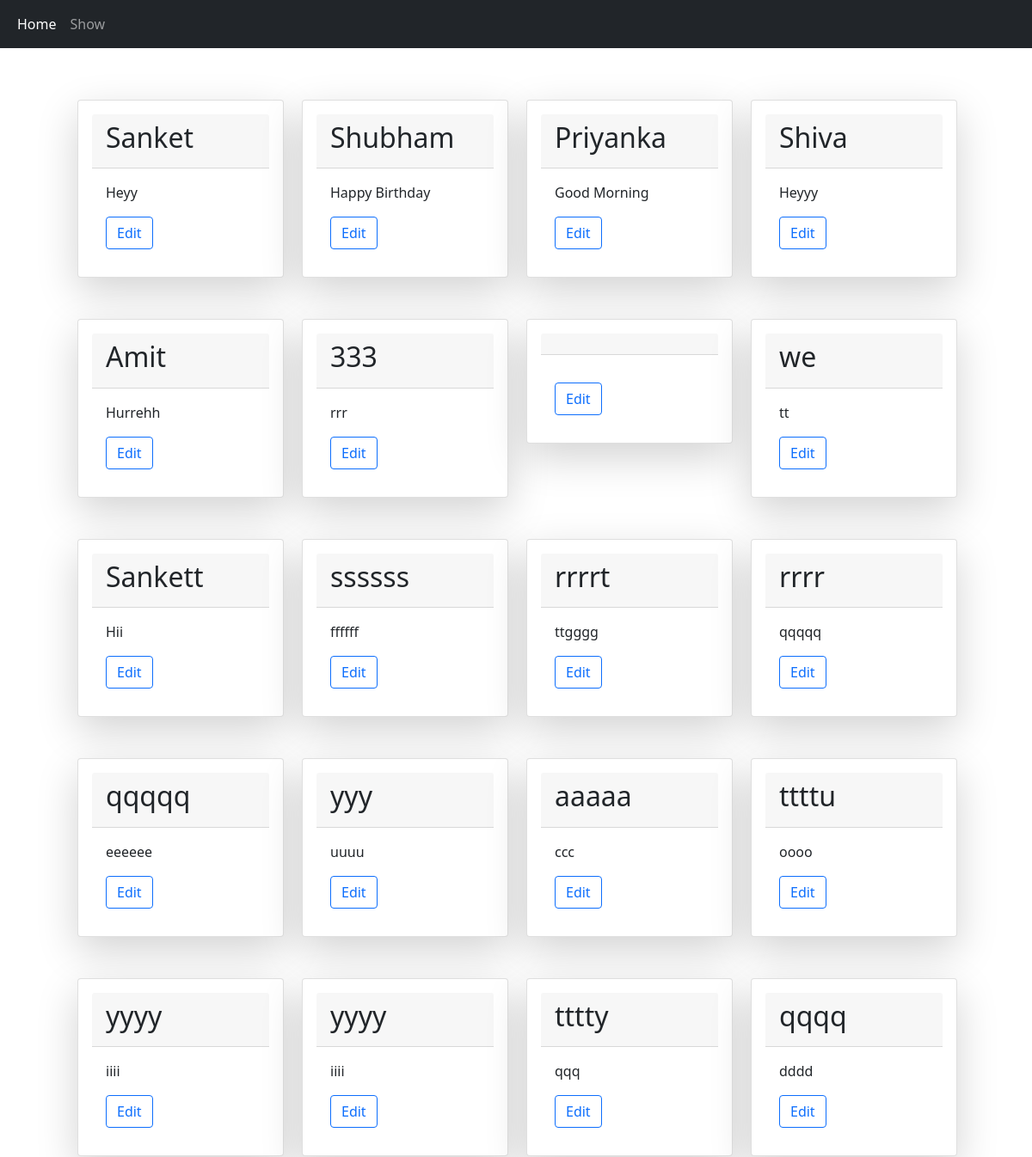
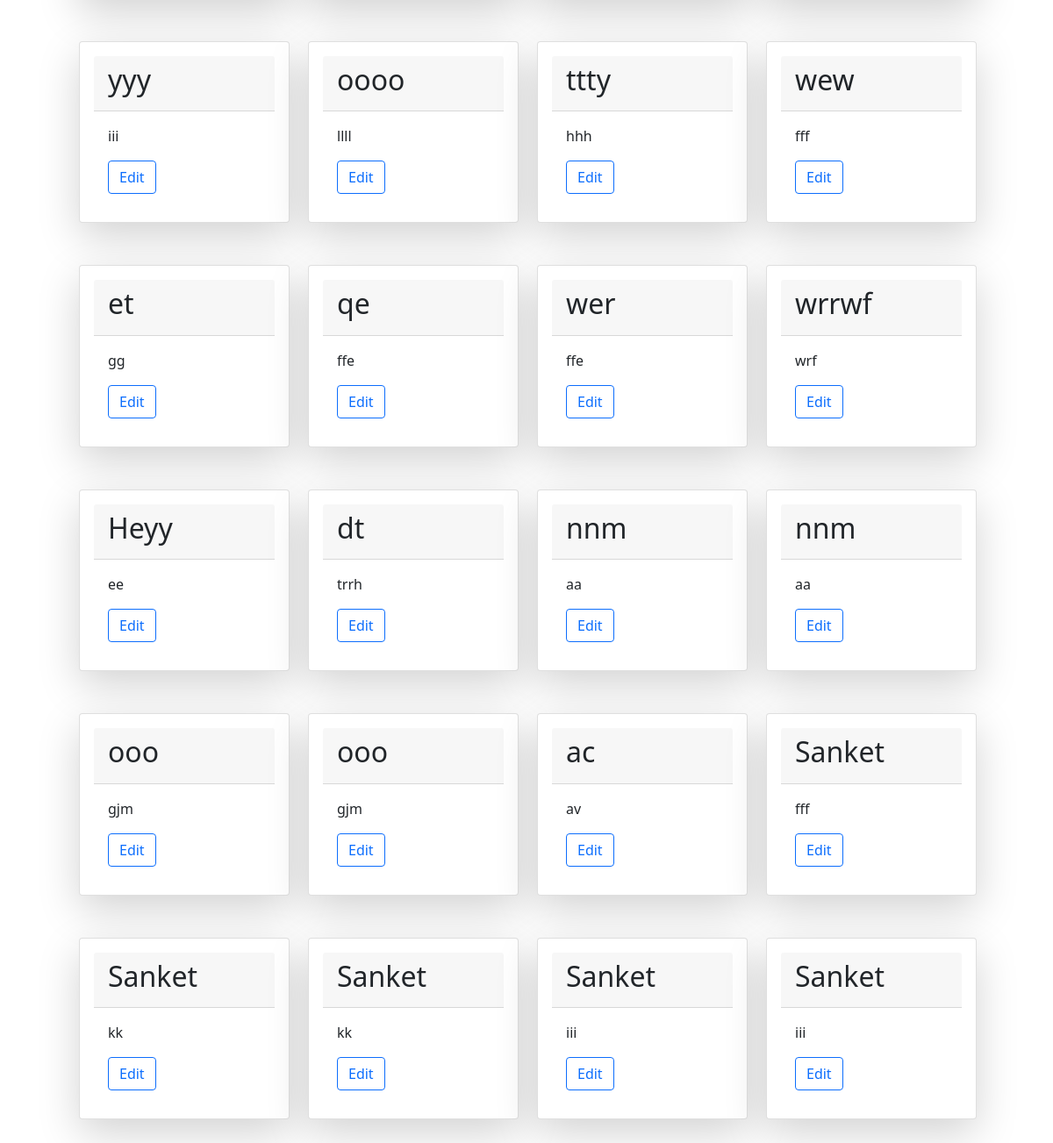
The page /show on the database its author committed (2 pictures, top to bottom).
### Greeting/models.py (models this page shows, shortened)
class Greet(models.Model):
    name = models.CharField(max_length=100)
    msg = models.CharField(max_length=100)

### Greeting/views.py (the view)
# urls.py: path('show', views.show, name='show'),
def show(request):
    context = {
        "users": Greet.objects.all()
    }
    logger.info("All data is fetched from greeting database.")
    return render(request, 'show.html', context)

### templates/show.html (shortened to what this page needs)
{% extends 'base.html' %}
{% block body %}
    <div class="container"style="padding:5%;">
      <div class="row" style="padding:auto">
        {% for user in users %}
        <div class="col-3">
          <div class="card shadow-lg p-3 mb-5 bg-white rounded " style="width:15rem" >
            <div class="card-header">
              <h2 class="card-title">{{user.name}}</h2>
            </div>
            <div class="card-body">
              <p class="card-text">{{ user.msg }}</p>
              <a href="/update/{{ user.id }}" class="btn btn-outline-primary"id="card-btn" >Edit</a>
            </div>
          </div>
          </div>
        {% endfor %}
      </div>
    </div>
{% endblock body %}

### templates/Base.html (shortened to what this page needs)
<!doctype html>
 <html lang="en">
     <head>
        <link href="https://cdn.jsdelivr.net/npm/bootstrap@5.0.0-beta1/dist/css/bootstrap.min.css" rel="stylesheet">
        {% load static %}
     </head>
     <body>
       <nav class="navbar navbar-expand-lg navbar-dark bg-dark">
       <div class="container-fluid">
           <div class="collapse navbar-collapse" id="navbarSupportedContent">
           <ul class="navbar-nav me-auto mb-2 mb-lg-0">
               <li class="nav-item">
                   <a class="nav-link active" aria-current="page" href="/" id="nav1">Home</a>
               </li>
               <li class="nav-item">
                   <a class="nav-link" href="/show" id="nav">Show</a>
               </li>
           </ul>
           </div>
       </div>
       </nav>
       {% block body %}{% endblock body %}
    </body>
 </html>

### rows shown on the page
Greet: name "Sanket", msg "Heyy"
Greet: name "Shubham", msg "Happy Birthday"
Greet: name "Priyanka", msg "Good Morning"
Greet: name "Shiva", msg "Heyyy"
Greet: name "Amit", msg "Hurrehh"
Greet: name "333", msg "rrr"
Greet: name "we", msg "tt"
Greet: name "Sankett", msg "Hii"
Greet: name "ssssss", msg "ffffff"
Greet: name "rrrrt", msg "ttgggg"
Greet: name "rrrr", msg "qqqqq"
Greet: name "qqqqq", msg "eeeeee"
Greet: name "yyy", msg "uuuu"
Greet: name "aaaaa", msg "ccc"
Greet: name "ttttu", msg "oooo"
Greet: name "yyyy", msg "iiii"
Greet: name "yyyy", msg "iiii"
Greet: name "tttty", msg "qqq"
Greet: name "qqqq", msg "dddd"
Greet: name "yyy", msg "iii"
Greet: name "oooo", msg "llll"
Greet: name "ttty", msg "hhh"
Greet: name "wew", msg "fff"
Greet: name "et", msg "gg"
Greet: name "qe", msg "ffe"
Greet: name "wer", msg "ffe"
Greet: name "wrrwf", msg "wrf"
Greet: name "Heyy", msg "ee"
Greet: name "dt", msg "trrh"
Greet: name "nnm", msg "aa"
Greet: name "nnm", msg "aa"
Greet: name "ooo", msg "gjm"
Greet: name "ooo", msg "gjm"
Greet: name "ac", msg "av"
Greet: name "Sanket", msg "fff"
Greet: name "Sanket", msg "kk"
Greet: name "Sanket", msg "kk"
Greet: name "Sanket", msg "iii"
Greet: name "Sanket", msg "iii"
